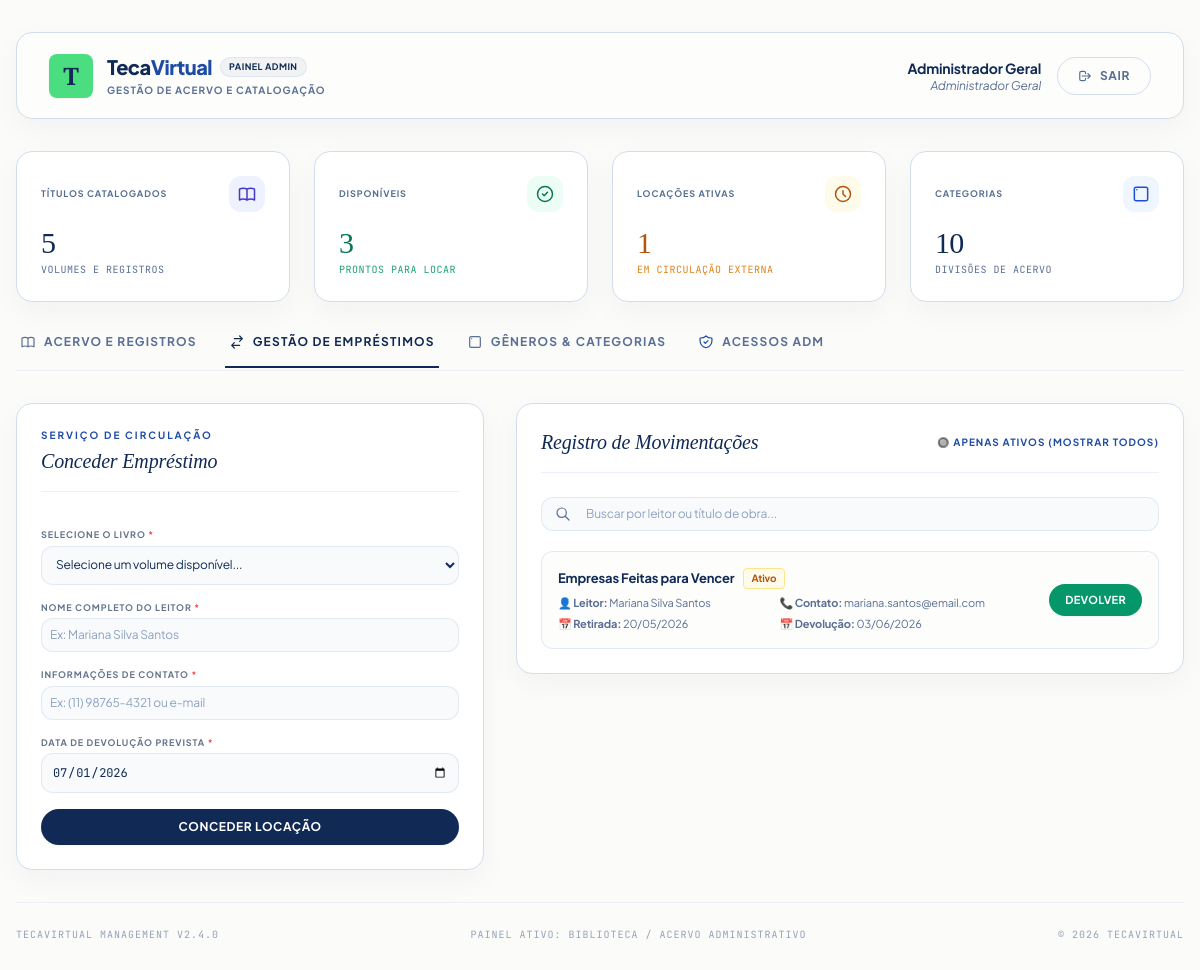
The page /adm.php?tab=locacao (signed in) on the database its author committed.
### tables this page shows
CREATE TABLE IF NOT EXISTS `emprestimos` (
  `id` INT AUTO_INCREMENT PRIMARY KEY,
  `book_id` INT NOT NULL,
  `reader_name` VARCHAR(255) NOT NULL,
  `reader_contact` VARCHAR(255) NOT NULL,
  `loan_date` DATE NOT NULL,
  `due_date` DATE NOT NULL,
  `return_date` DATE DEFAULT NULL,
  `status` ENUM('ativo', 'devolvido', 'atrasado') DEFAULT 'ativo',
  FOREIGN KEY (`book_id`) REFERENCES `livros`(`id`) ON DELETE CASCADE
);

CREATE TABLE IF NOT EXISTS `livros` (
  `id` INT AUTO_INCREMENT PRIMARY KEY,
  `title` VARCHAR(255) NOT NULL,
  `author` VARCHAR(255) NOT NULL,
  `isbn` VARCHAR(50) DEFAULT NULL,
  `publisher` VARCHAR(255) DEFAULT NULL,
  `year` INT NOT NULL,
  `category` VARCHAR(100) NOT NULL,
  `status` ENUM('disponivel', 'emprestado', 'reservado') DEFAULT 'disponivel',
  `synopsis` TEXT DEFAULT NULL,
  `created_at` TIMESTAMP DEFAULT CURRENT_TIMESTAMP
);

### adm.php (the view, shortened to what the rows shown need)
<?php
require_once 'config.php';
$activeTab = $_GET['tab'] ?? 'acervo';
try {
    $sqlLoans = "SELECT e.*, l.title AS book_title
                 FROM `emprestimos` e
                 JOIN `livros` l ON e.book_id = l.id";
    $filterActiveOnly = isset($_GET['active_only']) ? intval($_GET['active_only']) : 1;
    $paramsLoans = [];
    $conditionsLoans = [];
    if ($filterActiveOnly === 1) {
        $conditionsLoans[] = "e.status = 'ativo'";
    }
    if (!empty($conditionsLoans)) {
        $sqlLoans .= " WHERE " . implode(" AND ", $conditionsLoans);
    }
    $sqlLoans .= " ORDER BY e.id DESC";
    $stmtLoans = $pdo->prepare($sqlLoans);
    $stmtLoans->execute($paramsLoans);
    $loans = $stmtLoans->fetchAll();
} catch (PDOException $e) {
    die("<div style='background-color:#fffbeb; border:1px solid #fef3c7; padding:24px; font-family:sans-serif; border-radius:12px; max-width:650px; margin:50px auto; color:#92400e; box-shadow: 0 4px 20px rgba(0,0,0,0.05);'>
            <h2 style='margin-top:0; color:#78350f;'>Divergência de Estrutura do Banco de Dados</h2>
            <p>Sua conexão com o MySQL foi estabelecida com sucesso. No entanto, houve um erro ao consultar as tabelas do sistema.</p>
            <p>Isso geralmente ocorre se o banco de dados <code>tecavirtual</code> já existia na sua máquina com uma estrutura de tabelas incompatível ou vazia.</p>
            <p><strong>Detalhes técnicos:</strong> " . htmlspecialchars($e->getMessage()) . "</p>
            <hr style='border:none; border-top:1px solid #fef3c7; margin:20px 0;'>
            <p style='font-size:14px; font-weight:bold; color:#78350f; margin-bottom:8px;'>Como resolver isso de forma rápida:</p>
            <ol style='font-size:13px; line-height:1.6; margin-top:0; padding-left:20px; color:#78350f;'>
                <li>Importe as tabelas corretas usando o arquivo <code>db.sql</code> fornecido no projeto.</li>
                <li><strong>OU</strong> de maneira limpa: Acesse o phpMyAdmin ou seu cliente SQL, remova (DROP DATABASE) o banco de dados <code>tecavirtual</code> existente e recarregue a página. O sistema recriará todo o acervo e tabelas de exemplo automaticamente!</li>
            </ol>
         </div>");
}
?>
<!DOCTYPE html>
<html lang="pt-BR">
<head>
    <script src="https://cdn.tailwindcss.com"></script>
</head>
<body class="selection:bg-brand-primary/10">
    <div class="w-full max-w-7xl mx-auto px-4 py-8 space-y-8" id="main-layout">
        <header id="dashboard-navbar" class="bg-[#fdfdfc] px-8 py-5 rounded-2xl border border-brand-border editorial-shadow flex flex-col md:flex-row md:items-center justify-between gap-4">
            <div class="flex items-center gap-3.5" id="navbar-logo-area">
                <div>
                    <div class="flex items-center gap-2">
                        <h1 class="text-xl font-extrabold text-brand-dark tracking-tight font-sans">
                            Teca<span class="text-brand-secondary">Virtual</span>
                        </h1>
                    </div>
                </div>
            </div>
        </header>
        <?php if ($activeTab === 'locacao'): ?>
            <div class="grid grid-cols-1 lg:grid-cols-12 gap-8 items-start" id="view-locacao">
                <div class="lg:col-span-7 space-y-6">
                    <div class="bg-white p-6 rounded-2xl border border-brand-border editorial-shadow">
                        <?php if (empty($loans)): ?>
                            <div class="py-12 text-center text-brand-light">
                                <p class="text-xs font-bold">Nenhum empréstimo localizado</p>
                            </div>
                        <?php else: ?>
                            <div class="space-y-4">
                                <?php foreach ($loans as $loan): ?>
                                    <div class="p-4 rounded-xl border border-brand-border/60 bg-[#fdfdfc] flex flex-col md:flex-row md:items-center justify-between gap-4 hover:border-brand-border transition-all">
                                        <div class="space-y-1.5">
                                            <div class="flex items-center gap-2">
                                                <h4 class="font-bold text-[13px] text-brand-dark"><?= htmlspecialchars($loan['book_title']) ?></h4>
                                                <?php if ($loan['status'] === 'ativo'): ?>
                                                    <span class="bg-amber-50 text-amber-700 border border-amber-200 px-2 py-0.5 rounded text-[10px] font-bold">Ativo</span>
                                                <?php else: ?>
                                                    <span class="bg-emerald-50 text-emerald-700 border border-emerald-200 px-2 py-0.5 rounded text-[10px] font-bold">Devolvido</span>
                                                <?php endif; ?>
                                            </div>
                                            <div class="grid grid-cols-1 sm:grid-cols-2 gap-x-4 gap-y-1 text-[11px] text-[#5a6f95]">
                                                <div>👤 <b>Leitor:</b> <?= htmlspecialchars($loan['reader_name']) ?></div>
                                                <div>📞 <b>Contato:</b> <?= htmlspecialchars($loan['reader_contact']) ?></div>
                                                <div>📅 <b>Retirada:</b> <?= date('d/m/Y', strtotime($loan['loan_date'])) ?></div>
                                                <div>📅 <b>Devolução:</b> <?= date('d/m/Y', strtotime($loan['due_date'])) ?></div>
                                            </div>
                                        </div>
                                        <?php if ($loan['status'] === 'ativo'): ?>
                                            <form method="POST" onsubmit="return confirm('Confirmar devolução do livro e liberação imediata no acervo?');">
                                                <button
                                                    type="submit"
                                                    class="px-4 py-2 bg-emerald-600 hover:bg-emerald-700 text-white rounded-full font-bold text-[11px] uppercase tracking-wide transition shadow-sm cursor-pointer"
                                                >
                                                    Devolver
                                                </button>
                                            </form>
                                        <?php else: ?>
                                            <div class="text-right">
                                                <span class="text-[10px] text-slate-400 font-mono">Retornado em: <br><?= date('d/m/Y', strtotime($loan['return_date'])) ?></span>
                                            </div>
                                        <?php endif; ?>
                                    </div>
                                <?php endforeach; ?>
                            </div>
                        <?php endif; ?>
                    </div>
                </div>
            </div>
        <?php endif; ?>
    </div>
</body>
</html>

### rows shown on the page
emprestimos: book.title "Empresas Feitas para Vencer", status "Ativo", reader_name "Mariana Silva Santos", reader_contact "mariana.santos@email.com", loan_date "20/05/2026", due_date "03/06/2026"

### other values the page prints
$_SESSION['user_name'] "Administrador Geral"
$totalBooksCount "5"
$availableBooksCount "3"
$borrowedBooksCount "1"
$totalCategoriesCount "10"
